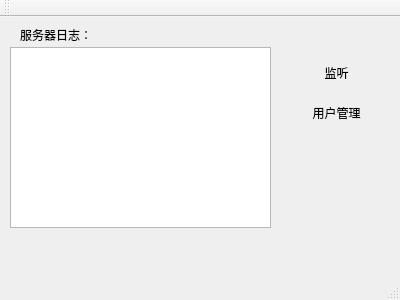
<?xml version="1.0" encoding="UTF-8"?>
<ui version="4.0">
 <class>MainWindow</class>
 <widget class="QMainWindow" name="MainWindow">
  <property name="geometry">
   <rect>
    <x>0</x>
    <y>0</y>
    <width>400</width>
    <height>300</height>
   </rect>
  </property>
  <property name="windowTitle">
   <string>服务器</string>
  </property>
  <widget class="QWidget" name="centralWidget">
   <widget class="QTextEdit" name="te_show">
    <property name="geometry">
     <rect>
      <x>10</x>
      <y>30</y>
      <width>261</width>
      <height>181</height>
     </rect>
    </property>
   </widget>
   <widget class="QPushButton" name="btn_listen">
    <property name="geometry">
     <rect>
      <x>280</x>
      <y>40</y>
      <width>113</width>
      <height>32</height>
     </rect>
    </property>
    <property name="styleSheet">
     <string notr="true">font: 14pt &quot;Hannotate SC&quot;;</string>
    </property>
    <property name="text">
     <string>监听</string>
    </property>
    <property name="flat">
     <bool>true</bool>
    </property>
   </widget>
   <widget class="QPushButton" name="btn_usermanger">
    <property name="geometry">
     <rect>
      <x>280</x>
      <y>80</y>
      <width>113</width>
      <height>32</height>
     </rect>
    </property>
    <property name="styleSheet">
     <string notr="true">font: 14pt &quot;Hannotate SC&quot;;</string>
    </property>
    <property name="text">
     <string>用户管理</string>
    </property>
    <property name="flat">
     <bool>true</bool>
    </property>
   </widget>
   <widget class="QLabel" name="label">
    <property name="geometry">
     <rect>
      <x>20</x>
      <y>10</y>
      <width>101</width>
      <height>16</height>
     </rect>
    </property>
    <property name="text">
     <string>服务器日志：</string>
    </property>
   </widget>
  </widget>
  <widget class="QMenuBar" name="menuBar">
   <property name="geometry">
    <rect>
     <x>0</x>
     <y>0</y>
     <width>400</width>
     <height>22</height>
    </rect>
   </property>
  </widget>
  <widget class="QToolBar" name="mainToolBar">
   <attribute name="toolBarArea">
    <enum>TopToolBarArea</enum>
   </attribute>
   <attribute name="toolBarBreak">
    <bool>false</bool>
   </attribute>
  </widget>
  <widget class="QStatusBar" name="statusBar"/>
 </widget>
 <layoutdefault spacing="6" margin="11"/>
 <resources/>
 <connections/>
</ui>
